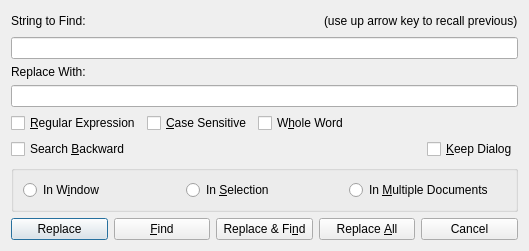
<?xml version="1.0" encoding="UTF-8"?>
<ui version="4.0">
 <class>DialogReplaceScope</class>
 <widget class="QDialog" name="DialogReplaceScope">
  <property name="geometry">
   <rect>
    <x>0</x>
    <y>0</y>
    <width>529</width>
    <height>234</height>
   </rect>
  </property>
  <property name="windowTitle">
   <string>Replace/Find</string>
  </property>
  <layout class="QVBoxLayout" name="verticalLayout">
   <item>
    <layout class="QHBoxLayout" name="horizontalLayout">
     <item>
      <widget class="QLabel" name="label">
       <property name="text">
        <string>String to Find:</string>
       </property>
      </widget>
     </item>
     <item>
      <spacer name="horizontalSpacer">
       <property name="orientation">
        <enum>Qt::Horizontal</enum>
       </property>
       <property name="sizeHint" stdset="0">
        <size>
         <width>40</width>
         <height>20</height>
        </size>
       </property>
      </spacer>
     </item>
     <item>
      <widget class="QLabel" name="label_2">
       <property name="text">
        <string>(use up arrow key to recall previous)</string>
       </property>
      </widget>
     </item>
    </layout>
   </item>
   <item>
    <widget class="QLineEdit" name="textFind"/>
   </item>
   <item>
    <widget class="QLabel" name="label_3">
     <property name="text">
      <string>Replace With:</string>
     </property>
    </widget>
   </item>
   <item>
    <widget class="QLineEdit" name="textReplace"/>
   </item>
   <item>
    <layout class="QHBoxLayout" name="horizontalLayout_2">
     <item>
      <widget class="QCheckBox" name="checkRegex">
       <property name="text">
        <string>&amp;Regular Expression</string>
       </property>
      </widget>
     </item>
     <item>
      <widget class="QCheckBox" name="checkCase">
       <property name="text">
        <string>&amp;Case Sensitive</string>
       </property>
      </widget>
     </item>
     <item>
      <widget class="QCheckBox" name="checkWord">
       <property name="text">
        <string>W&amp;hole Word</string>
       </property>
      </widget>
     </item>
     <item>
      <spacer name="horizontalSpacer_2">
       <property name="orientation">
        <enum>Qt::Horizontal</enum>
       </property>
       <property name="sizeHint" stdset="0">
        <size>
         <width>40</width>
         <height>20</height>
        </size>
       </property>
      </spacer>
     </item>
    </layout>
   </item>
   <item>
    <layout class="QHBoxLayout" name="horizontalLayout_3">
     <item>
      <widget class="QCheckBox" name="checkBackward">
       <property name="text">
        <string>Search &amp;Backward</string>
       </property>
      </widget>
     </item>
     <item>
      <spacer name="horizontalSpacer_3">
       <property name="orientation">
        <enum>Qt::Horizontal</enum>
       </property>
       <property name="sizeHint" stdset="0">
        <size>
         <width>40</width>
         <height>20</height>
        </size>
       </property>
      </spacer>
     </item>
     <item>
      <widget class="QCheckBox" name="checkKeep">
       <property name="text">
        <string>&amp;Keep Dialog</string>
       </property>
      </widget>
     </item>
    </layout>
   </item>
   <item>
    <widget class="QGroupBox" name="groupBox">
     <property name="title">
      <string/>
     </property>
     <layout class="QHBoxLayout" name="horizontalLayout_5">
      <item>
       <widget class="QRadioButton" name="radioWindow">
        <property name="text">
         <string>In W&amp;indow</string>
        </property>
       </widget>
      </item>
      <item>
       <widget class="QRadioButton" name="radioSelection">
        <property name="text">
         <string>In &amp;Selection</string>
        </property>
       </widget>
      </item>
      <item>
       <widget class="QRadioButton" name="radioMulti">
        <property name="text">
         <string>In &amp;Multiple Documents</string>
        </property>
       </widget>
      </item>
     </layout>
    </widget>
   </item>
   <item>
    <layout class="QHBoxLayout" name="horizontalLayout_4">
     <item>
      <widget class="QPushButton" name="buttonReplace">
       <property name="text">
        <string>Replace</string>
       </property>
       <property name="icon">
        <iconset theme="edit-find-replace">
         <normaloff/>
        </iconset>
       </property>
       <property name="shortcut">
        <string>Return</string>
       </property>
       <property name="default">
        <bool>true</bool>
       </property>
      </widget>
     </item>
     <item>
      <widget class="QPushButton" name="buttonFind">
       <property name="text">
        <string>&amp;Find</string>
       </property>
       <property name="icon">
        <iconset theme="edit-find">
         <normaloff/>
        </iconset>
       </property>
      </widget>
     </item>
     <item>
      <widget class="QPushButton" name="buttonReplaceFind">
       <property name="text">
        <string>Replace &amp;&amp; Fi&amp;nd</string>
       </property>
      </widget>
     </item>
     <item>
      <widget class="QPushButton" name="buttonAll">
       <property name="text">
        <string>Replace &amp;All</string>
       </property>
      </widget>
     </item>
     <item>
      <widget class="QPushButton" name="buttonCancel">
       <property name="text">
        <string>Cancel</string>
       </property>
       <property name="icon">
        <iconset theme="dialog-cancel">
         <normaloff/>
        </iconset>
       </property>
       <property name="shortcut">
        <string>Esc</string>
       </property>
      </widget>
     </item>
    </layout>
   </item>
   <item>
    <spacer name="verticalSpacer">
     <property name="orientation">
      <enum>Qt::Vertical</enum>
     </property>
     <property name="sizeHint" stdset="0">
      <size>
       <width>20</width>
       <height>0</height>
      </size>
     </property>
    </spacer>
   </item>
  </layout>
 </widget>
 <resources/>
 <connections>
  <connection>
   <sender>buttonCancel</sender>
   <signal>clicked()</signal>
   <receiver>DialogReplaceScope</receiver>
   <slot>reject()</slot>
   <hints>
    <hint type="sourcelabel">
     <x>382</x>
     <y>201</y>
    </hint>
    <hint type="destinationlabel">
     <x>348</x>
     <y>222</y>
    </hint>
   </hints>
  </connection>
 </connections>
</ui>
